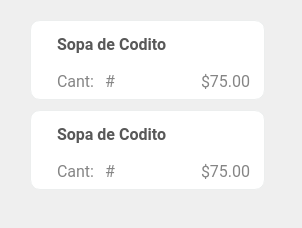
<?xml version="1.0" encoding="UTF-8"?>
<ui version="4.0">
 <class>mesero_tarjeta_chica</class>
 <widget class="QWidget" name="mesero_tarjeta_chica">
  <property name="geometry">
   <rect>
    <x>0</x>
    <y>0</y>
    <width>302</width>
    <height>228</height>
   </rect>
  </property>
  <property name="windowTitle">
   <string>Form</string>
  </property>
  <property name="styleSheet">
   <string notr="true">QFrame {
border: 1px solid #ECEEEE;
}

QLabel {
border:none;
}</string>
  </property>
  <widget class="QFrame" name="frame">
   <property name="geometry">
    <rect>
     <x>30</x>
     <y>110</y>
     <width>235</width>
     <height>80</height>
    </rect>
   </property>
   <property name="styleSheet">
    <string notr="true">border-radius: 10px;
background-color: #fff;</string>
   </property>
   <property name="frameShape">
    <enum>QFrame::StyledPanel</enum>
   </property>
   <property name="frameShadow">
    <enum>QFrame::Raised</enum>
   </property>
   <widget class="QWidget" name="layoutWidget">
    <property name="geometry">
     <rect>
      <x>10</x>
      <y>10</y>
      <width>211</width>
      <height>65</height>
     </rect>
    </property>
    <layout class="QHBoxLayout" name="horizontalLayout_6">
     <property name="spacing">
      <number>10</number>
     </property>
     <item>
      <widget class="QLabel" name="imgPlatillo_3">
       <property name="maximumSize">
        <size>
         <width>50</width>
         <height>50</height>
        </size>
       </property>
       <property name="text">
        <string/>
       </property>
       <property name="pixmap">
        <pixmap>:/iconos/resources/menuPrueba.png</pixmap>
       </property>
       <property name="scaledContents">
        <bool>true</bool>
       </property>
      </widget>
     </item>
     <item>
      <layout class="QVBoxLayout" name="verticalLayout_4">
       <item>
        <widget class="QLabel" name="nombrePlatillo_3">
         <property name="font">
          <font>
           <family>Roboto</family>
           <pointsize>12</pointsize>
           <weight>75</weight>
           <bold>true</bold>
          </font>
         </property>
         <property name="styleSheet">
          <string notr="true">color:#585858;
</string>
         </property>
         <property name="text">
          <string>Sopa de Codito</string>
         </property>
        </widget>
       </item>
       <item>
        <layout class="QHBoxLayout" name="horizontalLayout_7">
         <item>
          <widget class="QLabel" name="laberCantidad_3">
           <property name="font">
            <font>
             <family>Roboto</family>
             <pointsize>12</pointsize>
            </font>
           </property>
           <property name="styleSheet">
            <string notr="true">color:#858585;
</string>
           </property>
           <property name="text">
            <string>Cant:</string>
           </property>
          </widget>
         </item>
         <item>
          <widget class="QLabel" name="cantidad_3">
           <property name="font">
            <font>
             <family>Roboto</family>
             <pointsize>12</pointsize>
            </font>
           </property>
           <property name="styleSheet">
            <string notr="true">color:#858585;
</string>
           </property>
           <property name="text">
            <string>#</string>
           </property>
          </widget>
         </item>
         <item>
          <spacer name="horizontalSpacer_4">
           <property name="orientation">
            <enum>Qt::Horizontal</enum>
           </property>
           <property name="sizeHint" stdset="0">
            <size>
             <width>40</width>
             <height>20</height>
            </size>
           </property>
          </spacer>
         </item>
         <item>
          <widget class="QLabel" name="precioPlatillo_3">
           <property name="font">
            <font>
             <family>Roboto</family>
             <pointsize>12</pointsize>
            </font>
           </property>
           <property name="styleSheet">
            <string notr="true">color:#858585;
</string>
           </property>
           <property name="text">
            <string>$75.00</string>
           </property>
          </widget>
         </item>
        </layout>
       </item>
      </layout>
     </item>
    </layout>
   </widget>
  </widget>
  <widget class="QLabel" name="label">
   <property name="geometry">
    <rect>
     <x>30</x>
     <y>20</y>
     <width>235</width>
     <height>80</height>
    </rect>
   </property>
   <property name="styleSheet">
    <string notr="true">border-radius: 10px;
background-color: #fff;
border: 1px solid #ECEEEE;</string>
   </property>
   <property name="text">
    <string/>
   </property>
  </widget>
  <widget class="QWidget" name="layoutWidget">
   <property name="geometry">
    <rect>
     <x>40</x>
     <y>30</y>
     <width>211</width>
     <height>65</height>
    </rect>
   </property>
   <layout class="QHBoxLayout" name="horizontalLayout_2">
    <property name="spacing">
     <number>10</number>
    </property>
    <item>
     <widget class="QLabel" name="imgPlatillo">
      <property name="maximumSize">
       <size>
        <width>50</width>
        <height>50</height>
       </size>
      </property>
      <property name="text">
       <string/>
      </property>
      <property name="pixmap">
       <pixmap>:/iconos/resources/menuPrueba.png</pixmap>
      </property>
      <property name="scaledContents">
       <bool>true</bool>
      </property>
     </widget>
    </item>
    <item>
     <layout class="QVBoxLayout" name="verticalLayout">
      <item>
       <widget class="QLabel" name="nombrePlatillo">
        <property name="font">
         <font>
          <family>Roboto</family>
          <pointsize>12</pointsize>
          <weight>75</weight>
          <bold>true</bold>
         </font>
        </property>
        <property name="styleSheet">
         <string notr="true">color:#585858;
</string>
        </property>
        <property name="text">
         <string>Sopa de Codito</string>
        </property>
       </widget>
      </item>
      <item>
       <layout class="QHBoxLayout" name="horizontalLayout">
        <item>
         <widget class="QLabel" name="laberCantidad">
          <property name="font">
           <font>
            <family>Roboto</family>
            <pointsize>12</pointsize>
           </font>
          </property>
          <property name="styleSheet">
           <string notr="true">color:#858585;
</string>
          </property>
          <property name="text">
           <string>Cant:</string>
          </property>
         </widget>
        </item>
        <item>
         <widget class="QLabel" name="cantidad">
          <property name="font">
           <font>
            <family>Roboto</family>
            <pointsize>12</pointsize>
           </font>
          </property>
          <property name="styleSheet">
           <string notr="true">color:#858585;
</string>
          </property>
          <property name="text">
           <string>#</string>
          </property>
         </widget>
        </item>
        <item>
         <spacer name="horizontalSpacer">
          <property name="orientation">
           <enum>Qt::Horizontal</enum>
          </property>
          <property name="sizeHint" stdset="0">
           <size>
            <width>40</width>
            <height>20</height>
           </size>
          </property>
         </spacer>
        </item>
        <item>
         <widget class="QLabel" name="precioPlatillo">
          <property name="font">
           <font>
            <family>Roboto</family>
            <pointsize>12</pointsize>
           </font>
          </property>
          <property name="styleSheet">
           <string notr="true">color:#858585;
</string>
          </property>
          <property name="text">
           <string>$75.00</string>
          </property>
         </widget>
        </item>
       </layout>
      </item>
     </layout>
    </item>
   </layout>
  </widget>
 </widget>
 <resources/>
 <connections/>
</ui>
